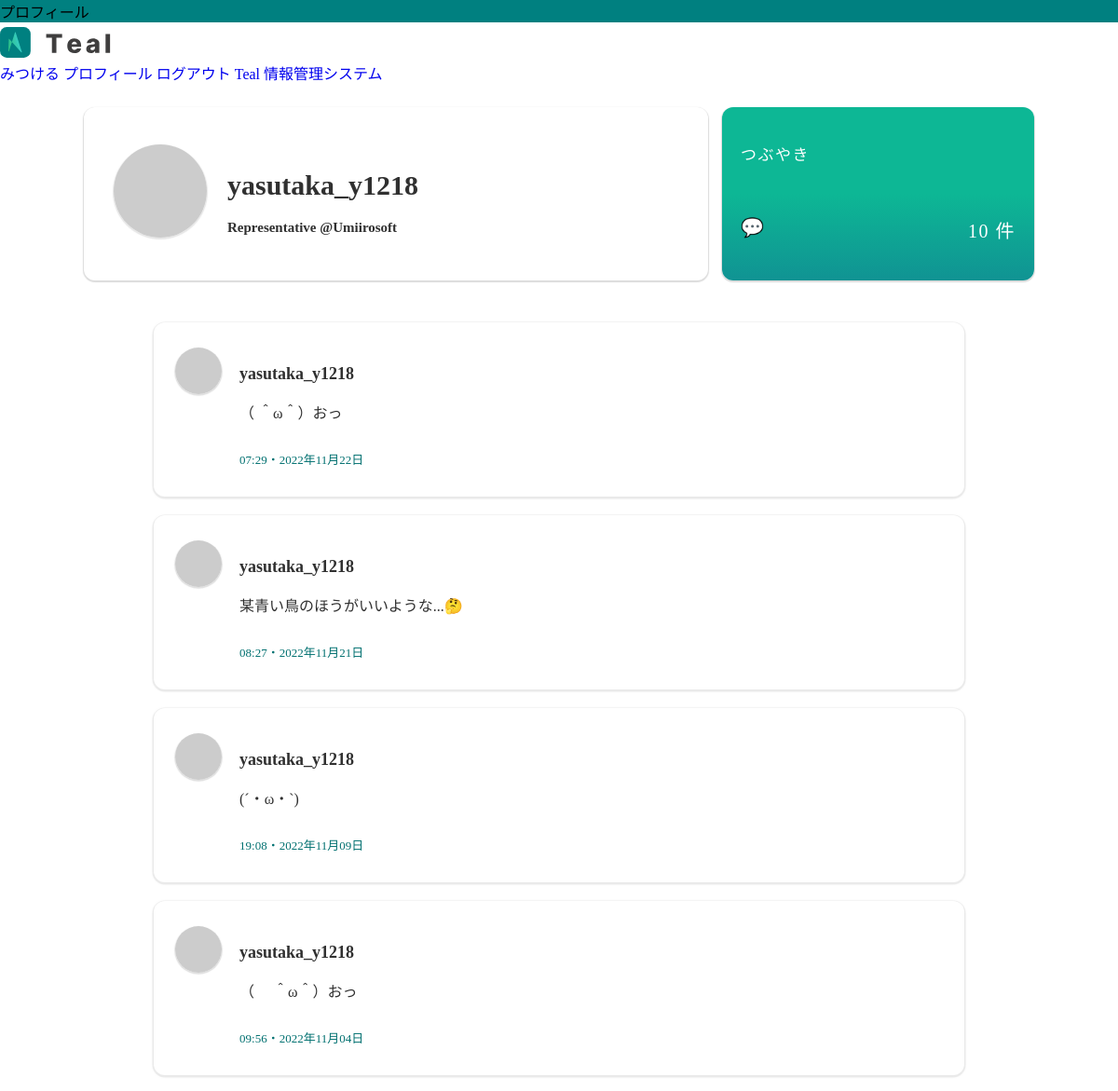
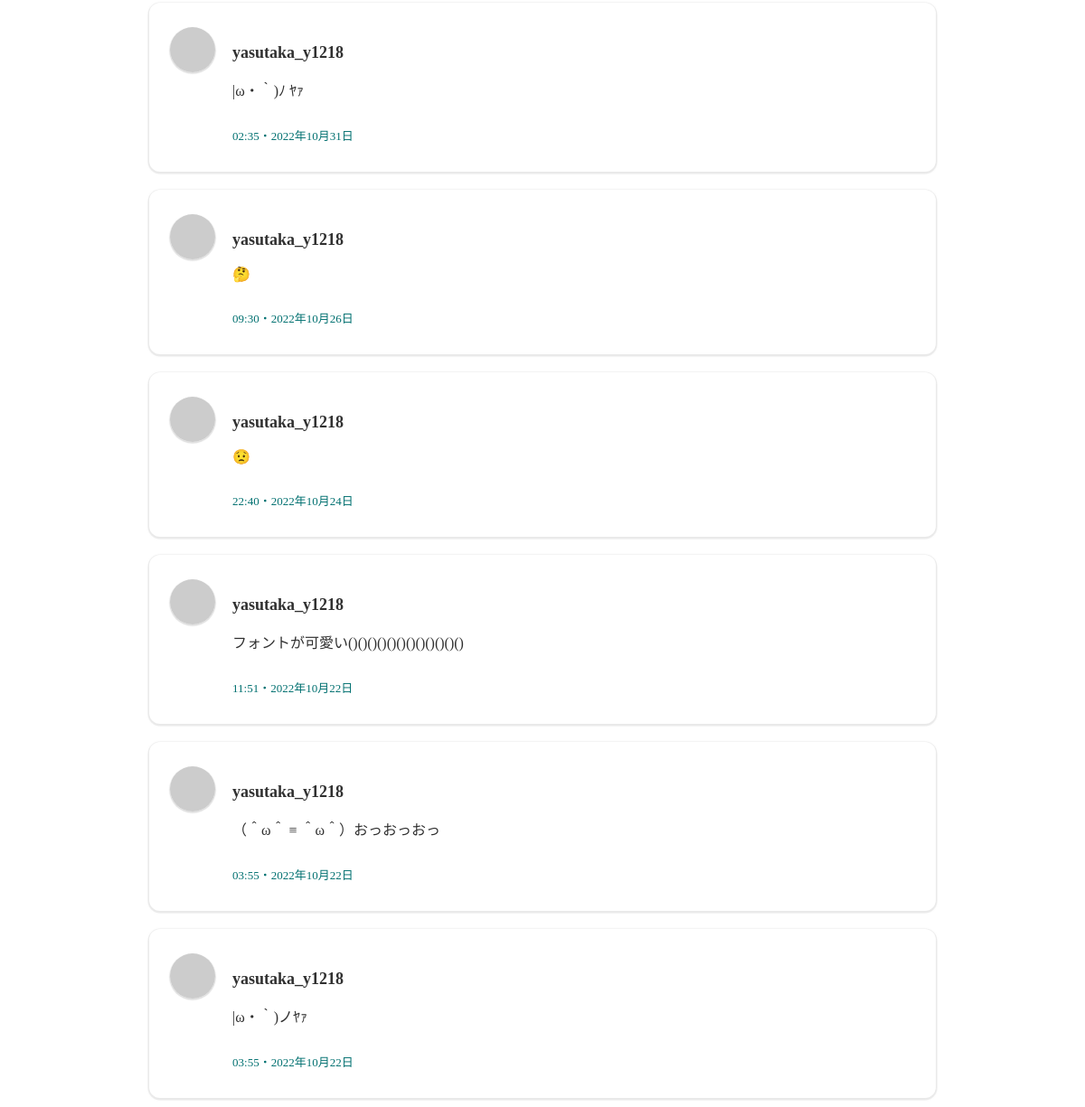
Page /yasutaka_y1218 (signed in) on the committed database (2 pictures, top to bottom).
### app.py (models this page shows)
class User(UserMixin, db.Model):
    id = db.Column(db.Integer, primary_key=True)
    username = db.Column(db.String(50), nullable=False, unique=True)
    userdetail = db.Column(db.Text)
    useremail = db.Column(db.String(100), nullable=False, unique=True)
    password = db.Column(db.String(25), nullable=False)

class Post(db.Model):
    id = db.Column(db.Integer, primary_key=True)
    postUser = db.Column(db.String(20), nullable=False)
    postTweet = db.Column(db.String(120), nullable=True)
    postTweetHex = db.Column(db.Text)
    imgUrl = db.Column(db.Text) # 廃止
    replyUser = db.Column(db.Text)
    replyTweet = db.Column(db.Text)
    replyTweetHex = db.Column(db.Text)
    replyImgUrl = db.Column(db.Text)
    dateY = db.Column(db.Text)
    dateM = db.Column(db.Text)
    dateD = db.Column(db.Text)
    timeH = db.Column(db.Text)
    timeM = db.Column(db.Text)
    RdateY = db.Column(db.Text)
    RdateM = db.Column(db.Text)
    RdateD = db.Column(db.Text)
    RtimeH = db.Column(db.Text)
    RtimeM = db.Column(db.Text)

### app.py (the view)
@app.route('/<string:username>', methods=['GET', 'POST'])
def profile(username):
    post = Post.query.filter_by(postUser=username).order_by(Post.id.desc()).all()
    count = Post.query.filter_by(postUser=username).count()
    user = User.query.filter_by(username=username).first()
    email = user.useremail
    md5 = hashlib.md5(email.encode("utf-8")).hexdigest()
    pwd = "プロフィール"
    return render_template("profile.html", username=username, post=post, user=user, count=count, pwd=pwd, md5=md5)

### app.py (called while the page is built)
@login_manager.user_loader
def load_user(user_id):
    return User.query.get(int(user_id))

### templates/profile.html (shortened to what this page needs)
{% extends 'base.html' %}
{% block body %}
<div class="page-content">
    <div class="profileBox">
        <div class="itemBox">
            <table>
                <td>
                    <img class="userIcons" src="https://1.gravatar.com/avatar/{{ md5 }}?s=4000">
                </td>
                <td>
                    <h2>{{ username }}</h2>
                    <h6>{{ user.userdetail | replace('\n', '<br>') | safe }}</h6>
                </td>
            </table>
        </div>
        <div class="itemBox boxas">
            <p style="font-size:17px;letter-spacing:1.5px;">つぶやき</p>
            <br>
            <div class="flex-prof">
                <p style="font-size:20px;letter-spacing:1.5px;font-weight:bold;">💬</p>
                <p style="font-size:20px;letter-spacing:1.5px;word-break:break-all;">{{ count }} 件</p>
            </div>
        </div>
    </div>
    {% for post in post %}
    <div class="tweet-item tweet-items shadow">
        <table>
            <td>
                <img class="user-icon" src="https://1.gravatar.com/avatar/{{ md5 }}?s=4000">
            </td>
            <td class="td">
                <p class="user-name">{{ post.postUser }}</p>
                <p>{{ post.postTweet | replace('__newLine__', '<br>') | safe}}</p>
                <div class="postData">
                    <p class="user-time">{{ post.timeH }}:{{ post.timeM }}・{{ post.dateY }}年{{ post.dateM }}月{{
                        post.dateD }}日</p>
                </div>
            </td>
        </table>
    </div>
    {% endfor %}
</div>
{% endblock %}

### static/style.css (style rules this page uses)
:root { --tealThemaColor: #008080; --tealColor1: #01afaf; --tealColor2: #00cdcd; --tealColor3: #00f1f1; --textColor_D: #303030; --textColor_w: #f4f4f4; --tealRed: #f97171; --tealBlue: #71aef9; --tealGreen: #7be975; --tealOrange: #eebb56; --tealBoxShadow: #86868643 0px 2px 3px 2px; }
* { font-family: MyFont; }
body { margin: 0px; padding: 0px; }
.page-content { display: flex; flex-wrap: wrap; justify-content: center; color: var(--textColor_D) }
.tweet-item { font-family: MyFont; width: 50%; margin: 15px; padding: 15px; margin-top: 20px; word-break: break-all; background: rgb(255, 255, 255); border-radius: 12px; }
.shadow { box-shadow: 0px 1px 1px 1.5px rgba(211, 211, 211, 0.51); }
@media screen and (max-width: 1500px) { .tweet-item { width: 70%; margin: 15px; } }
.user-icon { width: 50px; height: 50px; object-fit: cover; border-radius: 50%; margin-left: 5px; margin-right: 15px; box-shadow: #9c9c9c52 0px 1px 1px 0.8px; }
.user-name { font-family: MyFont; font-weight: bold; font-size: 18px; }
td { font-family: MyFont; padding-top: 10px; vertical-align: top; }
.profileBox td { margin: 0px; padding: 0px; vertical-align:middle; }
.profileBox { font-family: MyFont; display: grid; grid-template-columns: 2fr minmax(180px, 1fr); gap: 15px; width: 85%; margin: 5px; padding-top: 20px; padding-bottom: 30px; }
.itemBox { font-family: MyFont; box-shadow: 0px 1px 1px 1px rgba(181, 181, 181, 0.477); border-radius: 12px; padding: 10px; word-break: break-all; }
.userIcons { width: 100px; height: 100px; object-fit: cover; border-radius: 50%; box-shadow: 0px 1px 1px 1px rgba(181, 181, 181, 0.338); margin-left: 20px; }
.profileBox h2 { font-family: MyFont; padding: 0px; margin: 0px; margin-top: 40px; font-size: 30px; padding-top: 15px; padding-left: 20px; }
.profileBox h6 { font-family: MyFont; font-size: 15px; padding: 0px; margin-top: 0px; padding-top: 20px; padding-left: 20px; padding-right: 20px; }
.profileBox p { font-family: MyFont; padding-left: 20px; font-size: 14px; color:#a9a9a9; }
.flex-prof { font-family: MyFont; display: flex; justify-content: space-between; padding: 0px; margin: 0px; }
.boxas { padding:20px; color:#ffffff; background: linear-gradient(to bottom, #0db795 50%, #109393 100%); }
.boxas p { color: rgb(255, 255, 255); padding-left: 0px; }
.postData { display: flex; justify-content: space-between; width: 100%; }
.td { width: 100%; }
.user-id, .user-time { font-size: 13px; color: #007070; }

### templates/profile.html (style rules this page uses)
.tweet-items { margin-top: 10px; margin-bottom: 10px; }

### rows in the picture
User: userdetail "Representative @Umiirosoft"
Post: postUser "yasutaka_y1218", postTweet "（ ＾ω＾）おっ", timeH "07", timeM "29", dateY "2022", dateM "11", dateD "22"
Post: postUser "yasutaka_y1218", postTweet "某青い鳥のほうがいいような...🤔", timeH "08", timeM "27", dateY "2022", dateM "11", dateD "21"
Post: postUser "yasutaka_y1218", postTweet "(´・ω・`)", timeH "19", timeM "08", dateY "2022", dateM "11", dateD "09"
Post: postUser "yasutaka_y1218", postTweet "（ ＾ω＾）おっ", timeH "09", timeM "56", dateY "2022", dateM "11", dateD "04"
Post: postUser "yasutaka_y1218", postTweet "|ω・｀)ﾉ ﾔｧ", timeH "02", timeM "35", dateY "2022", dateM "10", dateD "31"
Post: postUser "yasutaka_y1218", postTweet "🤔", timeH "09", timeM "30", dateY "2022", dateM "10", dateD "26"
Post: postUser "yasutaka_y1218", postTweet "😟", timeH "22", timeM "40", dateY "2022", dateM "10", dateD "24"
Post: postUser "yasutaka_y1218", postTweet "フォントが可愛い()()()()()()()()()()()()", timeH "11", timeM "51", dateY "2022", dateM "10", dateD "22"
Post: postUser "yasutaka_y1218", postTweet "（＾ω＾ ≡ ＾ω＾）おっおっおっ", timeH "03", timeM "55", dateY "2022", dateM "10", dateD "22"
Post: postUser "yasutaka_y1218", postTweet "|ω・｀)ノﾔｧ", timeH "03", timeM "55", dateY "2022", dateM "10", dateD "22"

### other values in the picture
{{ pwd }} "プロフィール"
{{ username }} "yasutaka_y1218"
{{ count }} "10"
